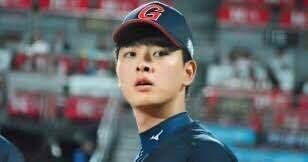
#> input picture pythonProject/openCV/이미지.jpg, 308 x 162 px
$ python openCV-ex03.py
#> lines starting #> are read from the running program, lines starting #| are printed output that depends on the picture
import numpy as np
import cv2  # openCV 라이브러리

ff = np.fromfile(r'이미지.jpg', np.uint8)  # 이미지를 읽어오기 바이너리로 넘파이에 저장
img = cv2.imdecode(ff, cv2.IMREAD_UNCHANGED)  # 이미지 디코딩
#> img is the input picture: shape (162, 308, 3); mean B, G, R 104.6, 100.9, 99.4
img = cv2.resize(img, dsize=(0, 0), fx=1.0, fy=1.0, interpolation=cv2.INTER_LINEAR)

# 이미지를 만화 스타일로 변환한다
cartoon_img = cv2.stylization(img, sigma_s=100,sigma_r=0.1)
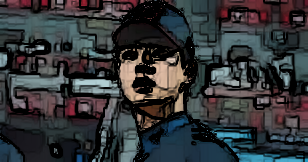
#> cartoon_img: shape (162, 308, 3); mean B, G, R 56.2, 53.8, 51.6
# sigma_s : 이미지 공간 필터의 크기, sigma_r : 색상 필터의 크기

cv2.imshow('cartoon view', cartoon_img)
cv2.waitKey(0)  # 사용자가 키를 누르면 닫힘
cv2.destroyAllWindows()  # openCV창 닫음
